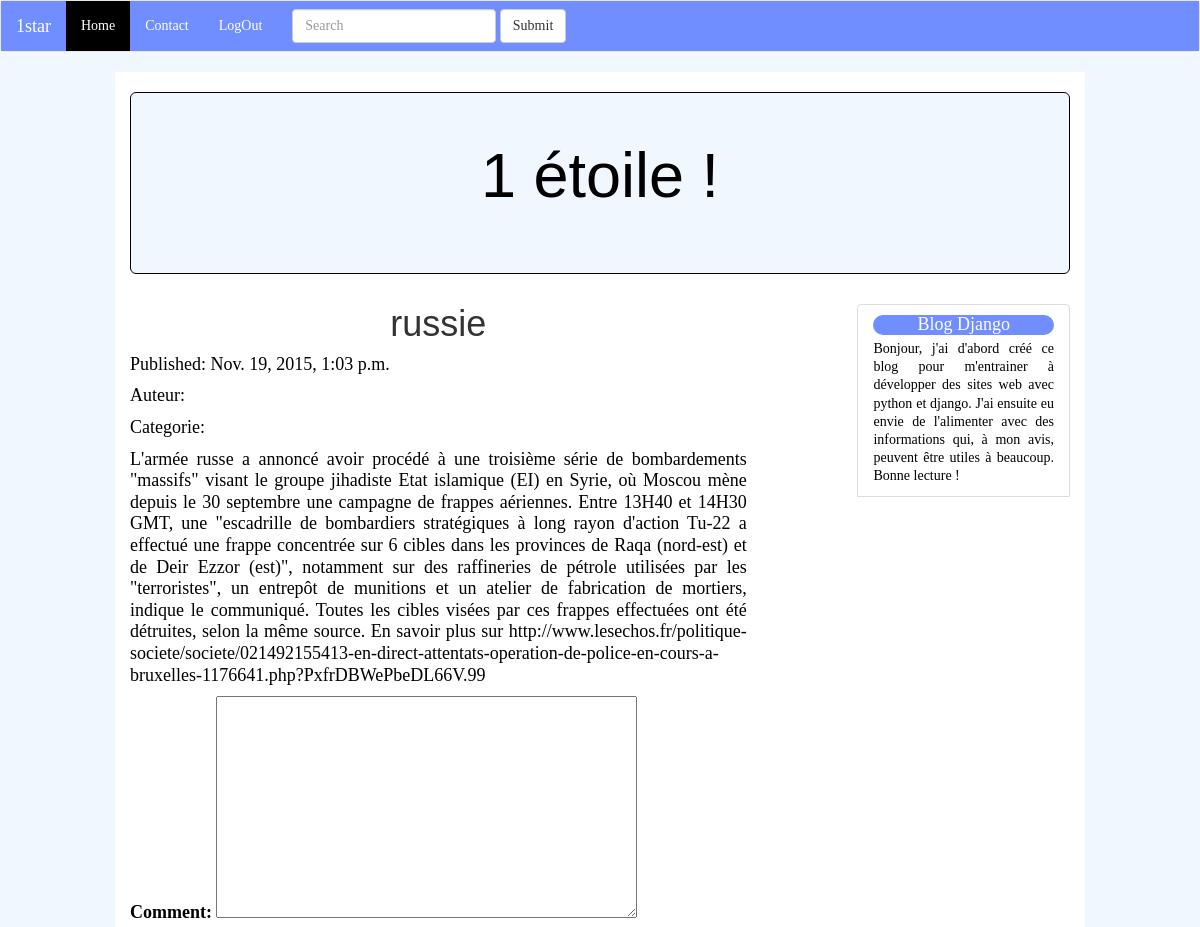
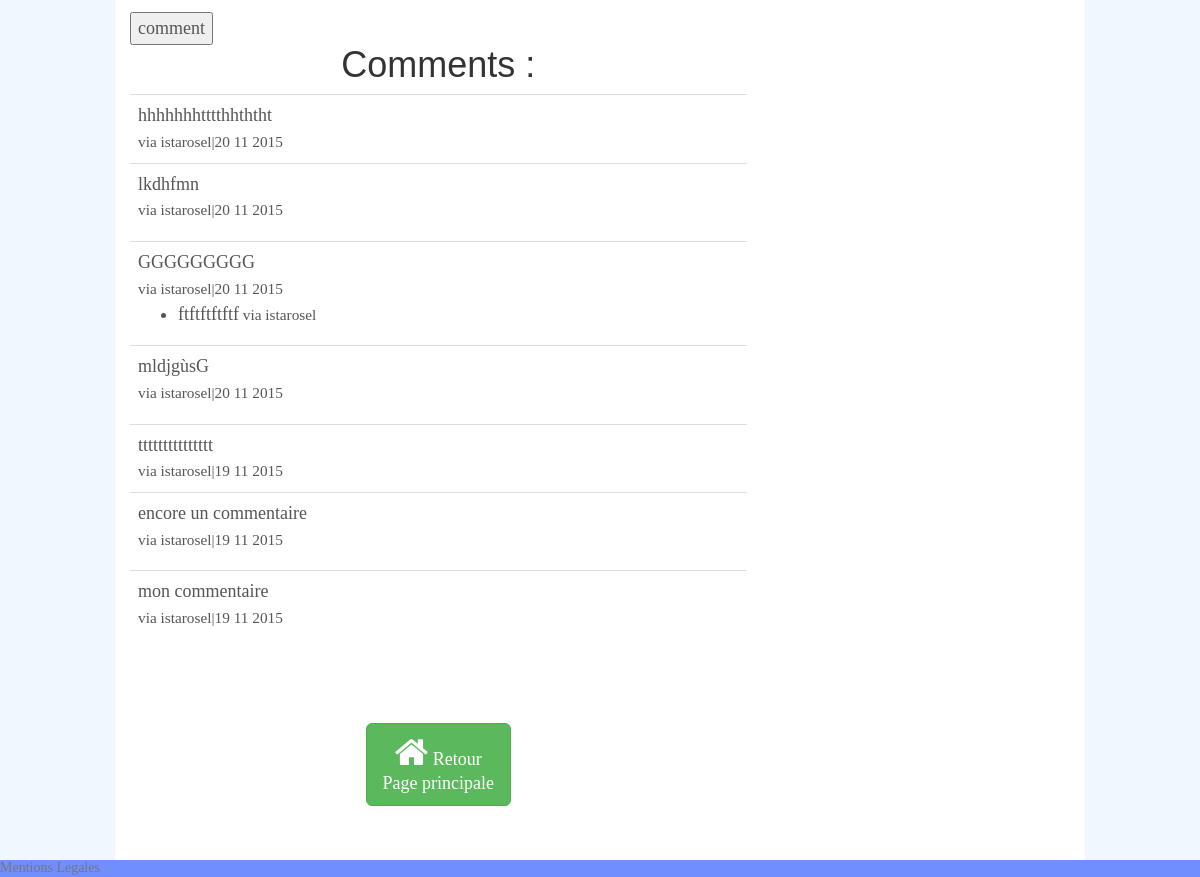
/parution/1/ (signed in), run on the app's committed database (2 pictures, top to bottom).
### blogdef/models.py (models this page shows, shortened)
class Parution(models.Model):
	titre = models.CharField(max_length=255,default="sans titre")
	auteur = models.CharField(max_length=100)
	contenu = models.TextField(default="blabla")
	classement = models.ForeignKey(TypeParution)
	date = models.DateTimeField(auto_now_add=True,auto_now=False,verbose_name="Date de parution")

### comments/models.py (models this page shows, shortened)
class Comment(models.Model):
	user = models.ForeignKey(MyUser)
	parent = models.ForeignKey("self",null=True,blank=True)
	path = models.CharField(max_length=350)
	parution = models.ForeignKey(Parution,null=True,blank=True)
	text = models.TextField()
	updated = models.DateTimeField(auto_now=True, auto_now_add=False)
	timestamp = models.DateTimeField(auto_now=False,auto_now_add=True)
	active = models.BooleanField(default=True)
	objects = CommentManager()
	class Meta:
		ordering = ['-timestamp']
	@property
	def get_comment(self):
		return self.text
	@property
	def is_child(self):
		if self.parent is not None:
			return True
		else :
			return False
	def get_children(self):
		if self.is_child:
			return None
		else :
			return Comment.objects.filter(parent=self)

### accounts/models.py (models this page shows, shortened)
class MyUser(AbstractBaseUser):
	username = models.CharField(max_length=255,unique=True)
	email = models.EmailField(verbose_name='email address',max_length=255,unique=True)
	first_name = models.CharField(max_length=120,null=True, blank=True)
	last_name = models.CharField(max_length=120,null=True, blank=True)
	is_member = models.BooleanField(default=False, verbose_name='tout contenu')
	is_active = models.BooleanField(default=True)
	is_admin = models.BooleanField(default=False)
	objects = MyUserManager()
	USERNAME_FIELD = 'username'
	REQUIRED_FIELDS = ['email']
	def __str__(self):              # __unicode__ on Python 2
	    return self.username

### blogdef/views.py (the view, shortened to what this page needs)
# urls.py: url(r'^parution/(?P<pk>[\d]+)/$','blogdef.views.publication_detail' , name='parution-detail'),
def publication_detail(request, pk):
	try :
		object = Parution.objects.get(pk=pk)
		comments = Comment.objects.filter(parution=object)
		comment_form = CommentForm(request.POST or None)
		context = {
					"object":object,
					"comments":comments,
				}
		context["comment_form"]=comment_form
		return render(request,"blogdef/parution_detail.html",context)
	except :
		raise Http404

### comments/forms.py
class CommentForm(forms.Form):
	comment = forms.CharField(widget=forms.Textarea)

### blogdef/templates/blogdef/parution_detail.html (shortened to what this page needs)
{% extends "base.html" %}
{% block enTete %}
<br/>
<div class="jumbotron">
  <h1>1 étoile !</h1>
</div>
{% endblock %}
{% block content %}
<h1>{{ object.titre }}</h1>
<p>Published: {{ object.date }}</p>
<p>Auteur: {{ objet.auteur }}</p>
<p>Categorie: {{ objet.classement }}</p>
{%  autoescape off %}
<p>{{ object.contenu }}</p>
{% endautoescape %}
	<div class="row">
		<div class="col-sm-12">
			<form method="POST" action="">
			{{comment_form.as_p}}
			<input type="submit" value="comment" />
			</form>
			<h1>Comments : </h1>
			<table class='table'>
			{% for comment in comments %}
			<tr><td>{{comment.get_comment}}
				<br/><small>via {{comment.user}}|{{comment.timestamp|date:"d m Y"}}</small>
			{% if not comment.is_child %}
			<ul>
			{% for child in comment.get_children%}
			<li>{{child.get_comment}}<small> via {{child.user}}</small>
			{% endfor %}
			</ul>
			{% endif %}
			</td></tr>
			{% endfor %}
			</table>
		</div>
	</div>
{% endblock %}
{% block suite%}
<br/>
<br/>
<div class="text-center">
<a class="btn btn-lg btn-success" href="{% url 'liste' %}">
  <i class="fa fa-home fa-2x"></i> Retour<br>Page principale</a>
</div>
<br/>
<br/>
{% endblock %}

### static_in_project/ourStatic/css/blog.css (style rules this page uses)
.jumbotron { background-color: #F0F7FF; border: 1px solid; color: black; font-family: Helvetica, "Times New Roman", Times, serif; }
h1, .h1, h2, .h2, h3, .h3, h4, .h4, h5, .h5, h6, .h6 { margin-top: 0; font-family: Helvetica, "Times New Roman", Times, serif; font-weight: normal; color: #333; }
h1 { text-align: center; }
p { font-family: Georgia, "Times New Roman", Times, serif; color: black; text-align: justify; line-height: 1.2; }

### data on the page
Parution: titre "russie", date "Nov. 19, 2015, 1:03 p.m.", contenu "L'armée russe a annoncé avoir procédé à une troisième série de bombardements \"massifs\" visant le groupe jihadiste Etat islamique (EI) en Syrie, où Moscou mène depuis le 30 septembre une campagne de frappes aériennes. Entre 13H40 et 14H30 GMT, une \"escadrille de bombardiers stratégiques à long rayon d'action Tu-22 a effectué une frappe concentrée sur 6 cibles dans les provinces de Raqa (nord-est) et de Deir Ezzor (est)\", notamment sur des raffineries de pétrole utilisées par les \"terroristes\", un entrepôt de munitions et un atelier de fabrication de mortiers, indique le communiqué. Toutes les cibles visées par ces frappes effectuées ont été détruites, selon la même source. En savoir plus sur…"
Comment: get_comment "hhhhhhhtttthhththt", user "istarosel", timestamp "20 11 2015"
Comment: get_comment "lkdhfmn", user "istarosel", timestamp "20 11 2015"
Comment: get_comment "GGGGGGGGG", user "istarosel", timestamp "20 11 2015"
Comment: get_comment "ftftftftftf", user "istarosel"
Comment: get_comment "mldjgùsG", user "istarosel", timestamp "20 11 2015"
Comment: get_comment "ttttttttttttttt", user "istarosel", timestamp "19 11 2015"
Comment: get_comment "encore un commentaire", user "istarosel", timestamp "19 11 2015"
Comment: get_comment "mon commentaire", user "istarosel", timestamp "19 11 2015"
